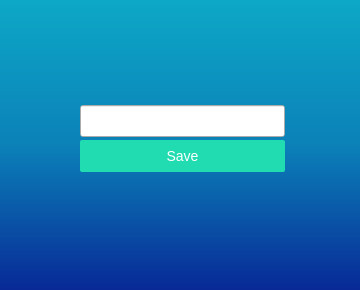
<?xml version="1.0" encoding="UTF-8"?>
<ui version="4.0">
 <class>GISCloudPublisherWidget</class>
 <widget class="QWidget" name="gis_cloud_publisher_widget">
  <property name="geometry">
   <rect>
    <x>0</x>
    <y>0</y>
    <width>360</width>
    <height>290</height>
   </rect>
  </property>
  <property name="palette">
   <palette>
    <active>
     <colorrole role="Button">
      <brush brushstyle="LinearGradientPattern">
       <gradient startx="0.000000000000000" starty="1.000000000000000" endx="0.000000000000000" endy="0.000000000000000" type="LinearGradient" spread="PadSpread" coordinatemode="ObjectBoundingMode">
        <gradientstop position="0.000000000000000">
         <color alpha="255">
          <red>8</red>
          <green>41</green>
          <blue>150</blue>
         </color>
        </gradientstop>
        <gradientstop position="0.500000000000000">
         <color alpha="255">
          <red>11</red>
          <green>129</green>
          <blue>184</blue>
         </color>
        </gradientstop>
        <gradientstop position="1.000000000000000">
         <color alpha="255">
          <red>13</red>
          <green>168</green>
          <blue>199</blue>
         </color>
        </gradientstop>
       </gradient>
      </brush>
     </colorrole>
     <colorrole role="Base">
      <brush brushstyle="LinearGradientPattern">
       <gradient startx="0.000000000000000" starty="1.000000000000000" endx="0.000000000000000" endy="0.000000000000000" type="LinearGradient" spread="PadSpread" coordinatemode="ObjectBoundingMode">
        <gradientstop position="0.000000000000000">
         <color alpha="255">
          <red>8</red>
          <green>41</green>
          <blue>150</blue>
         </color>
        </gradientstop>
        <gradientstop position="0.500000000000000">
         <color alpha="255">
          <red>11</red>
          <green>129</green>
          <blue>184</blue>
         </color>
        </gradientstop>
        <gradientstop position="1.000000000000000">
         <color alpha="255">
          <red>13</red>
          <green>168</green>
          <blue>199</blue>
         </color>
        </gradientstop>
       </gradient>
      </brush>
     </colorrole>
     <colorrole role="Window">
      <brush brushstyle="LinearGradientPattern">
       <gradient startx="0.000000000000000" starty="1.000000000000000" endx="0.000000000000000" endy="0.000000000000000" type="LinearGradient" spread="PadSpread" coordinatemode="ObjectBoundingMode">
        <gradientstop position="0.000000000000000">
         <color alpha="255">
          <red>8</red>
          <green>41</green>
          <blue>150</blue>
         </color>
        </gradientstop>
        <gradientstop position="0.500000000000000">
         <color alpha="255">
          <red>11</red>
          <green>129</green>
          <blue>184</blue>
         </color>
        </gradientstop>
        <gradientstop position="1.000000000000000">
         <color alpha="255">
          <red>13</red>
          <green>168</green>
          <blue>199</blue>
         </color>
        </gradientstop>
       </gradient>
      </brush>
     </colorrole>
    </active>
    <inactive>
     <colorrole role="Button">
      <brush brushstyle="LinearGradientPattern">
       <gradient startx="0.000000000000000" starty="1.000000000000000" endx="0.000000000000000" endy="0.000000000000000" type="LinearGradient" spread="PadSpread" coordinatemode="ObjectBoundingMode">
        <gradientstop position="0.000000000000000">
         <color alpha="255">
          <red>8</red>
          <green>41</green>
          <blue>150</blue>
         </color>
        </gradientstop>
        <gradientstop position="0.500000000000000">
         <color alpha="255">
          <red>11</red>
          <green>129</green>
          <blue>184</blue>
         </color>
        </gradientstop>
        <gradientstop position="1.000000000000000">
         <color alpha="255">
          <red>13</red>
          <green>168</green>
          <blue>199</blue>
         </color>
        </gradientstop>
       </gradient>
      </brush>
     </colorrole>
     <colorrole role="Base">
      <brush brushstyle="LinearGradientPattern">
       <gradient startx="0.000000000000000" starty="1.000000000000000" endx="0.000000000000000" endy="0.000000000000000" type="LinearGradient" spread="PadSpread" coordinatemode="ObjectBoundingMode">
        <gradientstop position="0.000000000000000">
         <color alpha="255">
          <red>8</red>
          <green>41</green>
          <blue>150</blue>
         </color>
        </gradientstop>
        <gradientstop position="0.500000000000000">
         <color alpha="255">
          <red>11</red>
          <green>129</green>
          <blue>184</blue>
         </color>
        </gradientstop>
        <gradientstop position="1.000000000000000">
         <color alpha="255">
          <red>13</red>
          <green>168</green>
          <blue>199</blue>
         </color>
        </gradientstop>
       </gradient>
      </brush>
     </colorrole>
     <colorrole role="Window">
      <brush brushstyle="LinearGradientPattern">
       <gradient startx="0.000000000000000" starty="1.000000000000000" endx="0.000000000000000" endy="0.000000000000000" type="LinearGradient" spread="PadSpread" coordinatemode="ObjectBoundingMode">
        <gradientstop position="0.000000000000000">
         <color alpha="255">
          <red>8</red>
          <green>41</green>
          <blue>150</blue>
         </color>
        </gradientstop>
        <gradientstop position="0.500000000000000">
         <color alpha="255">
          <red>11</red>
          <green>129</green>
          <blue>184</blue>
         </color>
        </gradientstop>
        <gradientstop position="1.000000000000000">
         <color alpha="255">
          <red>13</red>
          <green>168</green>
          <blue>199</blue>
         </color>
        </gradientstop>
       </gradient>
      </brush>
     </colorrole>
    </inactive>
    <disabled>
     <colorrole role="Button">
      <brush brushstyle="LinearGradientPattern">
       <gradient startx="0.000000000000000" starty="1.000000000000000" endx="0.000000000000000" endy="0.000000000000000" type="LinearGradient" spread="PadSpread" coordinatemode="ObjectBoundingMode">
        <gradientstop position="0.000000000000000">
         <color alpha="255">
          <red>8</red>
          <green>41</green>
          <blue>150</blue>
         </color>
        </gradientstop>
        <gradientstop position="0.500000000000000">
         <color alpha="255">
          <red>11</red>
          <green>129</green>
          <blue>184</blue>
         </color>
        </gradientstop>
        <gradientstop position="1.000000000000000">
         <color alpha="255">
          <red>13</red>
          <green>168</green>
          <blue>199</blue>
         </color>
        </gradientstop>
       </gradient>
      </brush>
     </colorrole>
     <colorrole role="Base">
      <brush brushstyle="LinearGradientPattern">
       <gradient startx="0.000000000000000" starty="1.000000000000000" endx="0.000000000000000" endy="0.000000000000000" type="LinearGradient" spread="PadSpread" coordinatemode="ObjectBoundingMode">
        <gradientstop position="0.000000000000000">
         <color alpha="255">
          <red>8</red>
          <green>41</green>
          <blue>150</blue>
         </color>
        </gradientstop>
        <gradientstop position="0.500000000000000">
         <color alpha="255">
          <red>11</red>
          <green>129</green>
          <blue>184</blue>
         </color>
        </gradientstop>
        <gradientstop position="1.000000000000000">
         <color alpha="255">
          <red>13</red>
          <green>168</green>
          <blue>199</blue>
         </color>
        </gradientstop>
       </gradient>
      </brush>
     </colorrole>
     <colorrole role="Window">
      <brush brushstyle="LinearGradientPattern">
       <gradient startx="0.000000000000000" starty="1.000000000000000" endx="0.000000000000000" endy="0.000000000000000" type="LinearGradient" spread="PadSpread" coordinatemode="ObjectBoundingMode">
        <gradientstop position="0.000000000000000">
         <color alpha="255">
          <red>8</red>
          <green>41</green>
          <blue>150</blue>
         </color>
        </gradientstop>
        <gradientstop position="0.500000000000000">
         <color alpha="255">
          <red>11</red>
          <green>129</green>
          <blue>184</blue>
         </color>
        </gradientstop>
        <gradientstop position="1.000000000000000">
         <color alpha="255">
          <red>13</red>
          <green>168</green>
          <blue>199</blue>
         </color>
        </gradientstop>
       </gradient>
      </brush>
     </colorrole>
    </disabled>
   </palette>
  </property>
  <property name="styleSheet">
   <string notr="true">#loading {
background-color: white;
}

QLabel {
min-height: 20px;
min-width:20px;
}

QMainWindow::separator {
    width: 10px;
    height: 0px;
    margin: -10px;
    padding: 0px;
}

#gis_cloud_publisher_widget {
 background: qlineargradient( x1:0 y1:1, x2:0 y2:0, stop:0 #082996, stop:0.5 #0B81B8, stop:1 #0DA8C7);
}</string>
  </property>
  <widget class="QLineEdit" name="server">
   <property name="geometry">
    <rect>
     <x>80</x>
     <y>105</y>
     <width>205</width>
     <height>32</height>
    </rect>
   </property>
   <property name="sizePolicy">
    <sizepolicy hsizetype="Fixed" vsizetype="Fixed">
     <horstretch>0</horstretch>
     <verstretch>0</verstretch>
    </sizepolicy>
   </property>
   <property name="minimumSize">
    <size>
     <width>200</width>
     <height>32</height>
    </size>
   </property>
   <property name="layoutDirection">
    <enum>Qt::LeftToRight</enum>
   </property>
   <property name="inputMask">
    <string/>
   </property>
   <property name="frame">
    <bool>true</bool>
   </property>
   <property name="alignment">
    <set>Qt::AlignLeading|Qt::AlignLeft|Qt::AlignVCenter</set>
   </property>
  </widget>
  <widget class="QPushButton" name="save">
   <property name="enabled">
    <bool>true</bool>
   </property>
   <property name="geometry">
    <rect>
     <x>80</x>
     <y>140</y>
     <width>205</width>
     <height>32</height>
    </rect>
   </property>
   <property name="sizePolicy">
    <sizepolicy hsizetype="Fixed" vsizetype="Fixed">
     <horstretch>0</horstretch>
     <verstretch>0</verstretch>
    </sizepolicy>
   </property>
   <property name="minimumSize">
    <size>
     <width>205</width>
     <height>32</height>
    </size>
   </property>
   <property name="maximumSize">
    <size>
     <width>16777215</width>
     <height>16777215</height>
    </size>
   </property>
   <property name="palette">
    <palette>
     <active>
      <colorrole role="WindowText">
       <brush brushstyle="SolidPattern">
        <color alpha="255">
         <red>255</red>
         <green>255</green>
         <blue>255</blue>
        </color>
       </brush>
      </colorrole>
      <colorrole role="Button">
       <brush brushstyle="SolidPattern">
        <color alpha="255">
         <red>33</red>
         <green>219</green>
         <blue>177</blue>
        </color>
       </brush>
      </colorrole>
      <colorrole role="Text">
       <brush brushstyle="SolidPattern">
        <color alpha="255">
         <red>255</red>
         <green>255</green>
         <blue>255</blue>
        </color>
       </brush>
      </colorrole>
      <colorrole role="ButtonText">
       <brush brushstyle="SolidPattern">
        <color alpha="255">
         <red>255</red>
         <green>255</green>
         <blue>255</blue>
        </color>
       </brush>
      </colorrole>
      <colorrole role="Base">
       <brush brushstyle="SolidPattern">
        <color alpha="255">
         <red>33</red>
         <green>219</green>
         <blue>177</blue>
        </color>
       </brush>
      </colorrole>
      <colorrole role="Window">
       <brush brushstyle="SolidPattern">
        <color alpha="255">
         <red>33</red>
         <green>219</green>
         <blue>177</blue>
        </color>
       </brush>
      </colorrole>
      <colorrole role="ToolTipText">
       <brush brushstyle="SolidPattern">
        <color alpha="255">
         <red>255</red>
         <green>255</green>
         <blue>255</blue>
        </color>
       </brush>
      </colorrole>
     </active>
     <inactive>
      <colorrole role="WindowText">
       <brush brushstyle="SolidPattern">
        <color alpha="255">
         <red>255</red>
         <green>255</green>
         <blue>255</blue>
        </color>
       </brush>
      </colorrole>
      <colorrole role="Button">
       <brush brushstyle="SolidPattern">
        <color alpha="255">
         <red>33</red>
         <green>219</green>
         <blue>177</blue>
        </color>
       </brush>
      </colorrole>
      <colorrole role="Text">
       <brush brushstyle="SolidPattern">
        <color alpha="255">
         <red>255</red>
         <green>255</green>
         <blue>255</blue>
        </color>
       </brush>
      </colorrole>
      <colorrole role="ButtonText">
       <brush brushstyle="SolidPattern">
        <color alpha="255">
         <red>255</red>
         <green>255</green>
         <blue>255</blue>
        </color>
       </brush>
      </colorrole>
      <colorrole role="Base">
       <brush brushstyle="SolidPattern">
        <color alpha="255">
         <red>33</red>
         <green>219</green>
         <blue>177</blue>
        </color>
       </brush>
      </colorrole>
      <colorrole role="Window">
       <brush brushstyle="SolidPattern">
        <color alpha="255">
         <red>33</red>
         <green>219</green>
         <blue>177</blue>
        </color>
       </brush>
      </colorrole>
      <colorrole role="ToolTipText">
       <brush brushstyle="SolidPattern">
        <color alpha="255">
         <red>255</red>
         <green>255</green>
         <blue>255</blue>
        </color>
       </brush>
      </colorrole>
     </inactive>
     <disabled>
      <colorrole role="WindowText">
       <brush brushstyle="SolidPattern">
        <color alpha="255">
         <red>255</red>
         <green>255</green>
         <blue>255</blue>
        </color>
       </brush>
      </colorrole>
      <colorrole role="Button">
       <brush brushstyle="SolidPattern">
        <color alpha="255">
         <red>33</red>
         <green>219</green>
         <blue>177</blue>
        </color>
       </brush>
      </colorrole>
      <colorrole role="Text">
       <brush brushstyle="SolidPattern">
        <color alpha="255">
         <red>255</red>
         <green>255</green>
         <blue>255</blue>
        </color>
       </brush>
      </colorrole>
      <colorrole role="ButtonText">
       <brush brushstyle="SolidPattern">
        <color alpha="255">
         <red>255</red>
         <green>255</green>
         <blue>255</blue>
        </color>
       </brush>
      </colorrole>
      <colorrole role="Base">
       <brush brushstyle="SolidPattern">
        <color alpha="255">
         <red>33</red>
         <green>219</green>
         <blue>177</blue>
        </color>
       </brush>
      </colorrole>
      <colorrole role="Window">
       <brush brushstyle="SolidPattern">
        <color alpha="255">
         <red>33</red>
         <green>219</green>
         <blue>177</blue>
        </color>
       </brush>
      </colorrole>
      <colorrole role="ToolTipText">
       <brush brushstyle="SolidPattern">
        <color alpha="255">
         <red>255</red>
         <green>255</green>
         <blue>255</blue>
        </color>
       </brush>
      </colorrole>
     </disabled>
    </palette>
   </property>
   <property name="font">
    <font>
     <pointsize>-1</pointsize>
    </font>
   </property>
   <property name="cursor">
    <cursorShape>PointingHandCursor</cursorShape>
   </property>
   <property name="focusPolicy">
    <enum>Qt::WheelFocus</enum>
   </property>
   <property name="layoutDirection">
    <enum>Qt::RightToLeft</enum>
   </property>
   <property name="autoFillBackground">
    <bool>false</bool>
   </property>
   <property name="styleSheet">
    <string notr="true">QPushButton {
color:white;
background-color:#21DBB1;
border: 0px;
border-radius: 2px;
padding: 4px;
font-size: 14px;
height:25px;
width:205px;
}
QPushButton:hover
{
background-color:#0BD5A7;
color:white

}
</string>
   </property>
   <property name="text">
    <string>Save</string>
   </property>
   <property name="autoExclusive">
    <bool>false</bool>
   </property>
   <property name="default">
    <bool>false</bool>
   </property>
   <property name="flat">
    <bool>true</bool>
   </property>
  </widget>
  <widget class="QPushButton" name="back">
   <property name="enabled">
    <bool>true</bool>
   </property>
   <property name="geometry">
    <rect>
     <x>28</x>
     <y>31</y>
     <width>10</width>
     <height>18</height>
    </rect>
   </property>
   <property name="sizePolicy">
    <sizepolicy hsizetype="Fixed" vsizetype="Fixed">
     <horstretch>0</horstretch>
     <verstretch>0</verstretch>
    </sizepolicy>
   </property>
   <property name="minimumSize">
    <size>
     <width>0</width>
     <height>0</height>
    </size>
   </property>
   <property name="maximumSize">
    <size>
     <width>16777215</width>
     <height>16777215</height>
    </size>
   </property>
   <property name="palette">
    <palette>
     <active>
      <colorrole role="WindowText">
       <brush brushstyle="SolidPattern">
        <color alpha="255">
         <red>0</red>
         <green>0</green>
         <blue>255</blue>
        </color>
       </brush>
      </colorrole>
      <colorrole role="Button">
       <brush brushstyle="SolidPattern">
        <color alpha="0">
         <red>0</red>
         <green>0</green>
         <blue>0</blue>
        </color>
       </brush>
      </colorrole>
      <colorrole role="Text">
       <brush brushstyle="SolidPattern">
        <color alpha="255">
         <red>0</red>
         <green>0</green>
         <blue>255</blue>
        </color>
       </brush>
      </colorrole>
      <colorrole role="ButtonText">
       <brush brushstyle="SolidPattern">
        <color alpha="255">
         <red>0</red>
         <green>0</green>
         <blue>255</blue>
        </color>
       </brush>
      </colorrole>
      <colorrole role="Base">
       <brush brushstyle="SolidPattern">
        <color alpha="0">
         <red>0</red>
         <green>0</green>
         <blue>0</blue>
        </color>
       </brush>
      </colorrole>
      <colorrole role="Window">
       <brush brushstyle="SolidPattern">
        <color alpha="0">
         <red>0</red>
         <green>0</green>
         <blue>0</blue>
        </color>
       </brush>
      </colorrole>
      <colorrole role="ToolTipText">
       <brush brushstyle="SolidPattern">
        <color alpha="255">
         <red>255</red>
         <green>255</green>
         <blue>255</blue>
        </color>
       </brush>
      </colorrole>
     </active>
     <inactive>
      <colorrole role="WindowText">
       <brush brushstyle="SolidPattern">
        <color alpha="255">
         <red>0</red>
         <green>0</green>
         <blue>255</blue>
        </color>
       </brush>
      </colorrole>
      <colorrole role="Button">
       <brush brushstyle="SolidPattern">
        <color alpha="0">
         <red>0</red>
         <green>0</green>
         <blue>0</blue>
        </color>
       </brush>
      </colorrole>
      <colorrole role="Text">
       <brush brushstyle="SolidPattern">
        <color alpha="255">
         <red>0</red>
         <green>0</green>
         <blue>255</blue>
        </color>
       </brush>
      </colorrole>
      <colorrole role="ButtonText">
       <brush brushstyle="SolidPattern">
        <color alpha="255">
         <red>0</red>
         <green>0</green>
         <blue>255</blue>
        </color>
       </brush>
      </colorrole>
      <colorrole role="Base">
       <brush brushstyle="SolidPattern">
        <color alpha="0">
         <red>0</red>
         <green>0</green>
         <blue>0</blue>
        </color>
       </brush>
      </colorrole>
      <colorrole role="Window">
       <brush brushstyle="SolidPattern">
        <color alpha="0">
         <red>0</red>
         <green>0</green>
         <blue>0</blue>
        </color>
       </brush>
      </colorrole>
      <colorrole role="ToolTipText">
       <brush brushstyle="SolidPattern">
        <color alpha="255">
         <red>255</red>
         <green>255</green>
         <blue>255</blue>
        </color>
       </brush>
      </colorrole>
     </inactive>
     <disabled>
      <colorrole role="WindowText">
       <brush brushstyle="SolidPattern">
        <color alpha="255">
         <red>0</red>
         <green>0</green>
         <blue>255</blue>
        </color>
       </brush>
      </colorrole>
      <colorrole role="Button">
       <brush brushstyle="SolidPattern">
        <color alpha="0">
         <red>0</red>
         <green>0</green>
         <blue>0</blue>
        </color>
       </brush>
      </colorrole>
      <colorrole role="Text">
       <brush brushstyle="SolidPattern">
        <color alpha="255">
         <red>0</red>
         <green>0</green>
         <blue>255</blue>
        </color>
       </brush>
      </colorrole>
      <colorrole role="ButtonText">
       <brush brushstyle="SolidPattern">
        <color alpha="255">
         <red>0</red>
         <green>0</green>
         <blue>255</blue>
        </color>
       </brush>
      </colorrole>
      <colorrole role="Base">
       <brush brushstyle="SolidPattern">
        <color alpha="0">
         <red>0</red>
         <green>0</green>
         <blue>0</blue>
        </color>
       </brush>
      </colorrole>
      <colorrole role="Window">
       <brush brushstyle="SolidPattern">
        <color alpha="0">
         <red>0</red>
         <green>0</green>
         <blue>0</blue>
        </color>
       </brush>
      </colorrole>
      <colorrole role="ToolTipText">
       <brush brushstyle="SolidPattern">
        <color alpha="255">
         <red>255</red>
         <green>255</green>
         <blue>255</blue>
        </color>
       </brush>
      </colorrole>
     </disabled>
    </palette>
   </property>
   <property name="font">
    <font>
     <pointsize>-1</pointsize>
    </font>
   </property>
   <property name="cursor">
    <cursorShape>PointingHandCursor</cursorShape>
   </property>
   <property name="focusPolicy">
    <enum>Qt::WheelFocus</enum>
   </property>
   <property name="layoutDirection">
    <enum>Qt::LeftToRight</enum>
   </property>
   <property name="autoFillBackground">
    <bool>false</bool>
   </property>
   <property name="styleSheet">
    <string notr="true">QPushButton {
background-color:transparent;
border: 0px;
border-radius: 2px;
padding: 4px;
font-size: 14px;
}</string>
   </property>
   <property name="text">
    <string/>
   </property>
   <property name="icon">
    <iconset resource="resources.qrc">
     <normaloff>:/plugins/gis_cloud_publisher/ui/img/arrow-left.png</normaloff>:/plugins/gis_cloud_publisher/ui/img/arrow-left.png</iconset>
   </property>
   <property name="iconSize">
    <size>
     <width>10</width>
     <height>18</height>
    </size>
   </property>
   <property name="autoExclusive">
    <bool>false</bool>
   </property>
   <property name="default">
    <bool>false</bool>
   </property>
   <property name="flat">
    <bool>true</bool>
   </property>
  </widget>
 </widget>
 <resources>
  <include location="resources.qrc"/>
 </resources>
 <connections/>
</ui>
